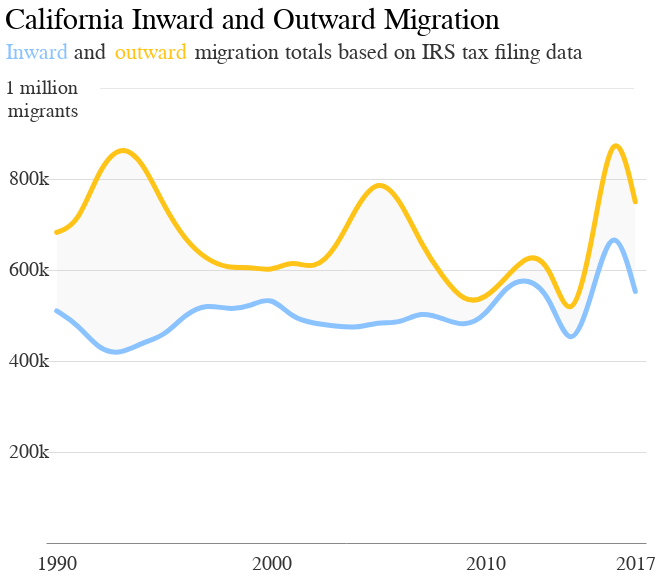

This figure's notebook cell:
### Code cell
inmig = alt.Chart(comb, title='California Inward and Outward Migration'
                 ).mark_line(size=5, strokeCap='round', interpolate='basis', color='#8ac3ff'
                            ).encode(x=alt.X('Year:O', axis=alt.Axis(values=[1990,2000,2010,2017], labelOpacity=.8, labelFontSize=20)),
                                     y=alt.Y('In_Dom_Exemp', title='migration totals based on IRS tax filing data',
                                             axis=alt.Axis(values=list(range(200000,1000000,200000)), 
                                                           titleFontSize=22, titleOpacity=.8, titleX=148, titleY=20, labelPadding=35, labelOpacity=0, labelFontSize=20)))
outmig = alt.Chart(comb).mark_line(size=5, strokeCap='round', interpolate='basis',color='#ffc417').encode(x='Year:O',y='Out_Dom_Exemp')
area = alt.Chart(comb).mark_area(interpolate='basis', color='lightgray', opacity=.15).encode(x='Year:O', y='In_Dom_Exemp', y2='Out_Dom_Exemp')
#title_line2 = alt.Chart(pd.DataFrame({'x':[2002],'y':[1100000],'text':[' relationship from 1990 to 2007 but have since shifted to a direct one.']})).mark_text(dx=0, size=22, font='calibri', opacity=.9).encode(x='x:O',y='y',text='text')

y_line = line = alt.Chart(pd.DataFrame({'x':[2004],'y':[1000000],'text':['_'*89]})).mark_text(dx=10, dy=-4, opacity=.09, fontSize=11.5, fontWeight='bold').encode(x='x:O', y='y', text='text')
y_label_mil = alt.Chart(pd.DataFrame({'x':[1990],'y':[1000000],'text':['1 million']})).mark_text(font='calibri', size=20, opacity=.8, dx=-15).encode(x='x:O',y='y',text='text')
y_label_mig = alt.Chart(pd.DataFrame({'x':[1990],'y':[950000],'text':['migrants']})).mark_text(font='calibri', size=20, opacity=.8, dx=-14).encode(x='x:O',y='y',text='text')
y_labels = alt.Chart(pd.DataFrame({'x':[1990]*4,'y':list(range(200000,1000000,200000)),'text':[str(i) +'k' for i in range(200,1000,200)]})).mark_text(font='calibri', size=20, opacity=.8, dx=-28).encode(x='x:O',y='y',text='text')
label_inward = alt.Chart(pd.DataFrame(pd.DataFrame({'x':[1990],'y':[1080000],'text':['Inward']}))).mark_text(color='#8ac3ff', size=22, font='calibri', dx=-20).encode(x='x:O',y='y',text='text')
label_and = alt.Chart(pd.DataFrame(pd.DataFrame({'x':[1991],'y':[1080000],'text':['and']}))).mark_text(size=22, font='calibri', dx=12, opacity=.8).encode(x='x:O',y='y',text='text')
label_outward = alt.Chart(pd.DataFrame(pd.DataFrame({'x':[1993],'y':[1080000],'text':['outward']}))).mark_text(color='#ffc417', size=22, font='calibri', dx=30).encode(x='x:O',y='y',text='text')

in_out = (area + outmig + inmig +  y_label_mil + y_label_mig + y_line + y_labels + label_inward + label_and + label_outward).properties(height=500)
in_out

### Figure 1 — Vega-Lite specification as saved in the notebook (floating-point values rounded to 4 significant figures)
{"width": 600, "height": 500, "background": "white", "config": {"title": {"fontWeight": "normal", "fontSize": 30, "anchor": "start", "font": "Calibri", "offset": 5}, "axisX": {"grid": false, "labelFont": "Calibri", "labelFontSize": 16, "labelAngle": 0, "labelPadding": 10, "ticks": false, "tickSize": 5, "title": null, "titleFont": "Calibri", "titleFontSize": 16, "titleFontWeight": "normal", "titleY": 30, "titleX": 280}, "axisY": {"grid": true, "gridOpacity": 1, "labelFont": "Calibri", "labelFontSize": 16, "labelLimit": 100, "labelAlign": "left", "labelPadding": 20, "ticks": false, "title": null, "titleFont": "Calibri", "titleFontWeight": "normal", "titleFontSize": 17, "titleAlign": "left", "titleAngle": 0, "titleY": -20, "titleX": -20, "domainWidth": 0}, "view": {"strokeOpacity": 0}}, "layer": [{"mark": {"type": "area", "color": "lightgray", "interpolate": "basis", "opacity": 0.15}, "encoding": {"x": {"type": "ordinal", "field": "Year"}, "y": {"type": "quantitative", "field": "In_Dom_Exemp"}, "y2": {"field": "Out_Dom_Exemp"}}}, {"mark": {"type": "line", "color": "#ffc417", "interpolate": "basis", "size": 5, "strokeCap": "round"}, "encoding": {"x": {"type": "ordinal", "field": "Year"}, "y": {"type": "quantitative", "field": "Out_Dom_Exemp"}}}, {"mark": {"type": "line", "color": "#8ac3ff", "interpolate": "basis", "size": 5, "strokeCap": "round"}, "encoding": {"x": {"type": "ordinal", "axis": {"labelFontSize": 20, "labelOpacity": 0.8, "values": [1990, 2000, 2010, 2017]}, "field": "Year"}, "y": {"type": "quantitative", "axis": {"labelFontSize": 20, "labelOpacity": 0, "labelPadding": 35, "titleFontSize": 22, "titleOpacity": 0.8, "titleX": 148, "titleY": 20, "values": [200000, 400000, 600000, 800000]}, "field": "In_Dom_Exemp", "title": "migration totals based on IRS tax filing data"}}, "title": "California Inward and Outward Migration"}, {"data": {"name": "data-f2655c0327252cd3dd2a84803f195e02"}, "mark": {"type": "text", "dx": -15, "font": "calibri", "opacity": 0.8, "size": 20}, "encoding": {"text": {"type": "nominal", "field": "text"}, "x": {"type": "ordinal", "field": "x"}, "y": {"type": "quantitative", "field": "y"}}}, {"data": {"name": "data-bb15910bf56711e82dc7d4c19068fa07"}, "mark": {"type": "text", "dx": -14, "font": "calibri", "opacity": 0.8, "size": 20}, "encoding": {"text": {"type": "nominal", "field": "text"}, "x": {"type": "ordinal", "field": "x"}, "y": {"type": "quantitative", "field": "y"}}}, {"data": {"name": "data-e948642a059e099bb167e0f9d69cf1b4"}, "mark": {"type": "text", "dx": 10, "dy": -4, "fontSize": 11.5, "fontWeight": "bold", "opacity": 0.09}, "encoding": {"text": {"type": "nominal", "field": "text"}, "x": {"type": "ordinal", "field": "x"}, "y": {"type": "quantitative", "field": "y"}}}, {"data": {"name": "data-18de21fe4d2523cc78f954d0b0c89bea"}, "mark": {"type": "text", "dx": -28, "font": "calibri", "opacity": 0.8, "size": 20}, "encoding": {"text": {"type": "nominal", "field": "text"}, "x": {"type": "ordinal", "field": "x"}, "y": {"type": "quantitative", "field": "y"}}}, {"data": {"name": "data-798877858114173f3e9f55b728ee5639"}, "mark": {"type": "text", "color": "#8ac3ff", "dx": -20, "font": "calibri", "size": 22}, "encoding": {"text": {"type": "nominal", "field": "text"}, "x": {"type": "ordinal", "field": "x"}, "y": {"type": "quantitative", "field": "y"}}}, {"data": {"name": "data-be5ecfd9db81ee58bb5b0af448d87180"}, "mark": {"type": "text", "dx": 12, "font": "calibri", "opacity": 0.8, "size": 22}, "encoding": {"text": {"type": "nominal", "field": "text"}, "x": {"type": "ordinal", "field": "x"}, "y": {"type": "quantitative", "field": "y"}}}, {"data": {"name": "data-b69a7570f90a556bf1d69fd65117ced7"}, "mark": {"type": "text", "color": "#ffc417", "dx": 30, "font": "calibri", "size": 22}, "encoding": {"text": {"type": "nominal", "field": "text"}, "x": {"type": "ordinal", "field": "x"}, "y": {"type": "quantitative", "field": "y"}}}], "data": {"name": "data-a4d8485472d8912f8f01dcf73fe3fab1"}, "$schema": "https://vega.github.io/schema/vega-lite/v4.0.0.json", "datasets": {"data-a4d8485472d8912f8f01dcf73fe3fab1": [{"Year": 1990, "Non_Mig": 23010999, "Inmig_Exemp": 575795, "In_Dom_Exemp": 510523, "Outmig_Exemp": 733500, "Out_Dom_Exemp": 683293, "Zero": 0, "Population": 29558000, "Net_Mig_Dom_Exemp": -172770, "Rel_Mig_Dom_Exemp": -0.0075, "Inmig_Exemp_pct_chg": null, "Outmig_Exemp_pct_chg": null}, {"Year": 1991, "Non_Mig": 23340798, "Inmig_Exemp": 555276, "In_Dom_Exemp": 480749, "Outmig_Exemp": 745198, "Out_Dom_Exemp": 700419, "Zero": 0, "Population": 30143555, "Net_Mig_Dom_Exemp": -219670, "Rel_Mig_Dom_Exemp": -0.0094, "Inmig_Exemp_pct_chg": 0.03564, "Outmig_Exemp_pct_chg": 0.01595}, {"Year": 1992, "Non_Mig": 23236233, "Inmig_Exemp": 492967, "In_Dom_Exemp": 423060, "Outmig_Exemp": 872565, "Out_Dom_Exemp": 826534, "Zero": 0, "Population": 30722998, "Net_Mig_Dom_Exemp": -403474, "Rel_Mig_Dom_Exemp": -0.0174, "Inmig_Exemp_pct_chg": 0.1122, "Outmig_Exemp_pct_chg": 0.1709}, {"Year": 1993, "Non_Mig": 22841596, "Inmig_Exemp": 469297, "In_Dom_Exemp": 415460, "Outmig_Exemp": 920270, "Out_Dom_Exemp": 877562, "Zero": 0, "Population": 31150786, "Net_Mig_Dom_Exemp": -462102, "Rel_Mig_Dom_Exemp": -0.0202, "Inmig_Exemp_pct_chg": 0.04802, "Outmig_Exemp_pct_chg": 0.05467}, {"Year": 1994, "Non_Mig": 22414007, "Inmig_Exemp": 494971, "In_Dom_Exemp": 441403, "Outmig_Exemp": 881558, "Out_Dom_Exemp": 841521, "Zero": 0, "Population": 31418940, "Net_Mig_Dom_Exemp": -400118, "Rel_Mig_Dom_Exemp": -0.0179, "Inmig_Exemp_pct_chg": 0.05471, "Outmig_Exemp_pct_chg": 0.04207}, {"Year": 1995, "Non_Mig": 22611353, "Inmig_Exemp": 502493, "In_Dom_Exemp": 454252, "Outmig_Exemp": 778525, "Out_Dom_Exemp": 740522, "Zero": 0, "Population": 31617770, "Net_Mig_Dom_Exemp": -286270, "Rel_Mig_Dom_Exemp": -0.0127, "Inmig_Exemp_pct_chg": 0.0152, "Outmig_Exemp_pct_chg": 0.1169}, {"Year": 1996, "Non_Mig": 22725592, "Inmig_Exemp": 554909, "In_Dom_Exemp": 503854, "Outmig_Exemp": 702779, "Out_Dom_Exemp": 665732, "Zero": 0, "Population": 31837399, "Net_Mig_Dom_Exemp": -161878, "Rel_Mig_Dom_Exemp": -0.0071, "Inmig_Exemp_pct_chg": 0.1043, "Outmig_Exemp_pct_chg": 0.09729}, {"Year": 1997, "Non_Mig": 23236858, "Inmig_Exemp": 575775, "In_Dom_Exemp": 526168, "Outmig_Exemp": 658276, "Out_Dom_Exemp": 623164, "Zero": 0, "Population": 32207869, "Net_Mig_Dom_Exemp": -96996, "Rel_Mig_Dom_Exemp": -0.0042, "Inmig_Exemp_pct_chg": 0.0376, "Outmig_Exemp_pct_chg": 0.06332}, {"Year": 1998, "Non_Mig": 24050991, "Inmig_Exemp": 563950, "In_Dom_Exemp": 513057, "Outmig_Exemp": 638682, "Out_Dom_Exemp": 603931, "Zero": 0, "Population": 32657877, "Net_Mig_Dom_Exemp": -90874, "Rel_Mig_Dom_Exemp": -0.0038, "Inmig_Exemp_pct_chg": 0.02054, "Outmig_Exemp_pct_chg": 0.02977}, {"Year": 1999, "Non_Mig": 24804140, "Inmig_Exemp": 569616, "In_Dom_Exemp": 519475, "Outmig_Exemp": 642844, "Out_Dom_Exemp": 608466, "Zero": 0, "Population": 33140771, "Net_Mig_Dom_Exemp": -88991, "Rel_Mig_Dom_Exemp": -0.0036, "Inmig_Exemp_pct_chg": 0.01005, "Outmig_Exemp_pct_chg": 0.006517}, {"Year": 2000, "Non_Mig": 25247901, "Inmig_Exemp": 597959, "In_Dom_Exemp": 545166, "Outmig_Exemp": 630167, "Out_Dom_Exemp": 596651, "Zero": 0, "Population": 33721583, "Net_Mig_Dom_Exemp": -51485, "Rel_Mig_Dom_Exemp": -0.002, "Inmig_Exemp_pct_chg": 0.04976, "Outmig_Exemp_pct_chg": 0.01972}, {"Year": 2001, "Non_Mig": 25671321, "Inmig_Exemp": 544126, "In_Dom_Exemp": 493798, "Outmig_Exemp": 659870, "Out_Dom_Exemp": 622808, "Zero": 0, "Population": 34256789, "Net_Mig_Dom_Exemp": -129010, "Rel_Mig_Dom_Exemp": -0.005, "Inmig_Exemp_pct_chg": 0.09003, "Outmig_Exemp_pct_chg": 0.04714}, {"Year": 2002, "Non_Mig": 26122706, "Inmig_Exemp": 532504, "In_Dom_Exemp": 483346, "Outmig_Exemp": 638459, "Out_Dom_Exemp": 600171, "Zero": 0, "Population": 34725516, "Net_Mig_Dom_Exemp": -116825, "Rel_Mig_Dom_Exemp": -0.0045, "Inmig_Exemp_pct_chg": 0.02136, "Outmig_Exemp_pct_chg": 0.03245}, {"Year": 2003, "Non_Mig": 26305015, "Inmig_Exemp": 528463, "In_Dom_Exemp": 477282, "Outmig_Exemp": 678903, "Out_Dom_Exemp": 644064, "Zero": 0, "Population": 35163609, "Net_Mig_Dom_Exemp": -166782, "Rel_Mig_Dom_Exemp": -0.0063, "Inmig_Exemp_pct_chg": 0.007589, "Outmig_Exemp_pct_chg": 0.06335}, {"Year": 2004, "Non_Mig": 26476088, "Inmig_Exemp": 523047, "In_Dom_Exemp": 472255, "Outmig_Exemp": 777522, "Out_Dom_Exemp": 742502, "Zero": 0, "Population": 35570847, "Net_Mig_Dom_Exemp": -270247, "Rel_Mig_Dom_Exemp": -0.0102, "Inmig_Exemp_pct_chg": 0.01025, "Outmig_Exemp_pct_chg": 0.1453}, {"Year": 2005, "Non_Mig": 26507063, "Inmig_Exemp": 536288, "In_Dom_Exemp": 486725, "Outmig_Exemp": 836039, "Out_Dom_Exemp": 804243, "Zero": 0, "Population": 35869173, "Net_Mig_Dom_Exemp": -317518, "Rel_Mig_Dom_Exemp": -0.012, "Inmig_Exemp_pct_chg": 0.02532, "Outmig_Exemp_pct_chg": 0.07526}, {"Year": 2006, "Non_Mig": 26759630, "Inmig_Exemp": 531858, "In_Dom_Exemp": 482501, "Outmig_Exemp": 790041, "Out_Dom_Exemp": 759202, "Zero": 0, "Population": 36116202, "Net_Mig_Dom_Exemp": -276701, "Rel_Mig_Dom_Exemp": -0.0103, "Inmig_Exemp_pct_chg": 0.00826, "Outmig_Exemp_pct_chg": 0.05502}, {"Year": 2007, "Non_Mig": 27732366, "Inmig_Exemp": 559826, "In_Dom_Exemp": 509583, "Outmig_Exemp": 686510, "Out_Dom_Exemp": 657174, "Zero": 0, "Population": 36399676, "Net_Mig_Dom_Exemp": -147591, "Rel_Mig_Dom_Exemp": -0.0053, "Inmig_Exemp_pct_chg": 0.05259, "Outmig_Exemp_pct_chg": 0.131}, {"Year": 2008, "Non_Mig": 28410195, "Inmig_Exemp": 540578, "In_Dom_Exemp": 494408, "Outmig_Exemp": 615793, "Out_Dom_Exemp": 586221, "Zero": 0, "Population": 36704375, "Net_Mig_Dom_Exemp": -91813, "Rel_Mig_Dom_Exemp": -0.0032, "Inmig_Exemp_pct_chg": 0.03438, "Outmig_Exemp_pct_chg": 0.103}, {"Year": 2009, "Non_Mig": 28448182, "Inmig_Exemp": 499411, "In_Dom_Exemp": 475287, "Outmig_Exemp": 558846, "Out_Dom_Exemp": 528720, "Zero": 0, "Population": 36966713, "Net_Mig_Dom_Exemp": -53433, "Rel_Mig_Dom_Exemp": -0.0019, "Inmig_Exemp_pct_chg": 0.07615, "Outmig_Exemp_pct_chg": 0.09248}, {"Year": 2010, "Non_Mig": 28690412, "Inmig_Exemp": 521730, "In_Dom_Exemp": 497837, "Outmig_Exemp": 566157, "Out_Dom_Exemp": 535709, "Zero": 0, "Population": 37223900, "Net_Mig_Dom_Exemp": -37872, "Rel_Mig_Dom_Exemp": -0.0013, "Inmig_Exemp_pct_chg": 0.04469, "Outmig_Exemp_pct_chg": 0.01308}, {"Year": 2011, "Non_Mig": 30080010, "Inmig_Exemp": 595147, "In_Dom_Exemp": 568923, "Outmig_Exemp": 620020, "Out_Dom_Exemp": 585539, "Zero": 0, "Population": 37594781, "Net_Mig_Dom_Exemp": -16616, "Rel_Mig_Dom_Exemp": -0.0006, "Inmig_Exemp_pct_chg": 0.1407, "Outmig_Exemp_pct_chg": 0.09514}, {"Year": 2012, "Non_Mig": 30139423, "Inmig_Exemp": 611235, "In_Dom_Exemp": 583785, "Outmig_Exemp": 671025, "Out_Dom_Exemp": 637477, "Zero": 0, "Population": 37971427, "Net_Mig_Dom_Exemp": -53692, "Rel_Mig_Dom_Exemp": -0.0018, "Inmig_Exemp_pct_chg": 0.02703, "Outmig_Exemp_pct_chg": 0.08226}, {"Year": 2013, "Non_Mig": 30251074, "Inmig_Exemp": 574638, "In_Dom_Exemp": 547767, "Outmig_Exemp": 649519, "Out_Dom_Exemp": 618181, "Zero": 0, "Population": 38321459, "Net_Mig_Dom_Exemp": -70414, "Rel_Mig_Dom_Exemp": -0.0023, "Inmig_Exemp_pct_chg": 0.05987, "Outmig_Exemp_pct_chg": 0.03205}, {"Year": 2014, "Non_Mig": 30666470, "Inmig_Exemp": 433536, "In_Dom_Exemp": 406389, "Outmig_Exemp": 489155, "Out_Dom_Exemp": 460399, "Zero": 0, "Population": 38622301, "Net_Mig_Dom_Exemp": -54010, "Rel_Mig_Dom_Exemp": -0.0018, "Inmig_Exemp_pct_chg": 0.2455, "Outmig_Exemp_pct_chg": 0.2469}, {"Year": 2015, "Non_Mig": 30665600, "Inmig_Exemp": 576351, "In_Dom_Exemp": 549303, "Outmig_Exemp": 694320, "Out_Dom_Exemp": 661996, "Zero": 0, "Population": 38952462, "Net_Mig_Dom_Exemp": -112693, "Rel_Mig_Dom_Exemp": -0.0037, "Inmig_Exemp_pct_chg": 0.3294, "Outmig_Exemp_pct_chg": 0.4194}, {"Year": 2016, "Non_Mig": 30323418, "Inmig_Exemp": 738692, "In_Dom_Exemp": 724426, "Outmig_Exemp": 970679, "Out_Dom_Exemp": 954708, "Zero": 0, "Population": 39214803, "Net_Mig_Dom_Exemp": -230282, "Rel_Mig_Dom_Exemp": -0.0076, "Inmig_Exemp_pct_chg": 0.2817, "Outmig_Exemp_pct_chg": 0.398}, {"Year": 2017, "Non_Mig": 30682756, "Inmig_Exemp": 568011, "In_Dom_Exemp": 553447, "Outmig_Exemp": 763116, "Out_Dom_Exemp": 750691, "Zero": 0, "Population": 39504609, "Net_Mig_Dom_Exemp": -197244, "Rel_Mig_Dom_Exemp": -0.0064, "Inmig_Exemp_pct_chg": 0.2311, "Outmig_Exemp_pct_chg": 0.2138}], "data-f2655c0327252cd3dd2a84803f195e02": [{"x": 1990, "y": 1000000, "text": "1 million"}], "data-bb15910bf56711e82dc7d4c19068fa07": [{"x": 1990, "y": 950000, "text": "migrants"}], "data-e948642a059e099bb167e0f9d69cf1b4": [{"x": 2004, "y": 1000000, "text": "_________________________________________________________________________________________"}], "data-18de21fe4d2523cc78f954d0b0c89bea": [{"x": 1990, "y": 200000, "text": "200k"}, {"x": 1990, "y": 400000, "text": "400k"}, {"x": 1990, "y": 600000, "text": "600k"}, {"x": 1990, "y": 800000, "text": "800k"}], "data-798877858114173f3e9f55b728ee5639": [{"x": 1990, "y": 1080000, "text": "Inward"}], "data-be5ecfd9db81ee58bb5b0af448d87180": [{"x": 1991, "y": 1080000, "text": "and"}], "data-b69a7570f90a556bf1d69fd65117ced7": [{"x": 1993, "y": 1080000, "text": "outward"}]}}
